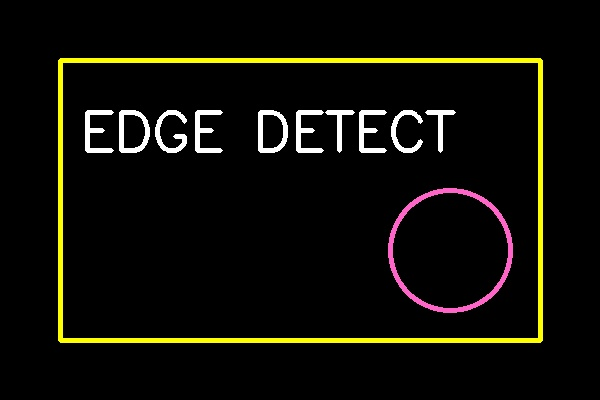
#> input picture sample_inputs/input_exp03.jpg, 600 x 400 px
$ python Exp03_Canny_Outline_Edge_Detection.py
#> lines starting #> are read from the running program, lines starting #| are printed output that depends on the picture; after the words box and inside, x2 and y2 are one past the last pixel; in counts of white or black regions, pixels touching at a corner belong together
import cv2
import os

# Experiment 3: Canny Edge Detection
image_path = os.path.join(os.path.dirname(__file__), "..", "sample_inputs", "input_exp03.jpg")
image = cv2.imread(image_path)
#> image is the input picture: shape (400, 600, 3); mean B, G, R 7.7, 13.9, 15.1
if image is None:
    image = cv2.imread("input_exp03.jpg")

gray_image = cv2.cvtColor(image, cv2.COLOR_BGR2GRAY)
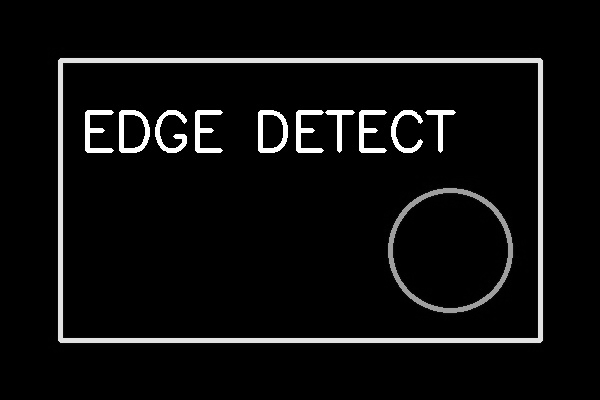
#> gray_image: shape (400, 600); min 0, max 255, mean 13.6
edges = cv2.Canny(gray_image, 100, 200)
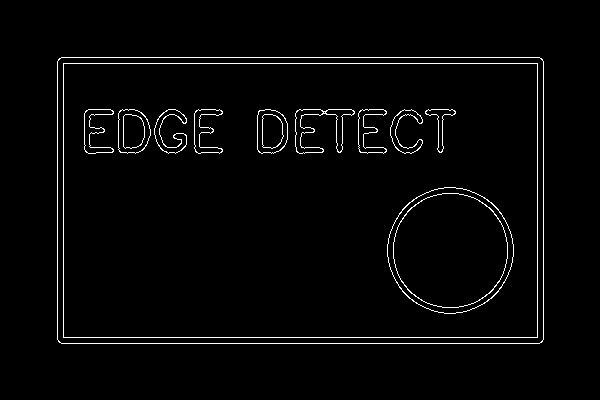
#> edges: shape (400, 600); 2.4% white in thin lines or dots, all inside (x1, y1, x2, y2) = (57, 57, 544, 344)

cv2.imshow("Original Image", image)
cv2.imshow("Edge Detected Image", edges)

out_path = os.path.join(os.path.dirname(__file__), "..", "output_screenshots", "exp03_output.png")
edges_bgr = cv2.cvtColor(edges, cv2.COLOR_GRAY2BGR)
combined = cv2.hconcat([image, edges_bgr])
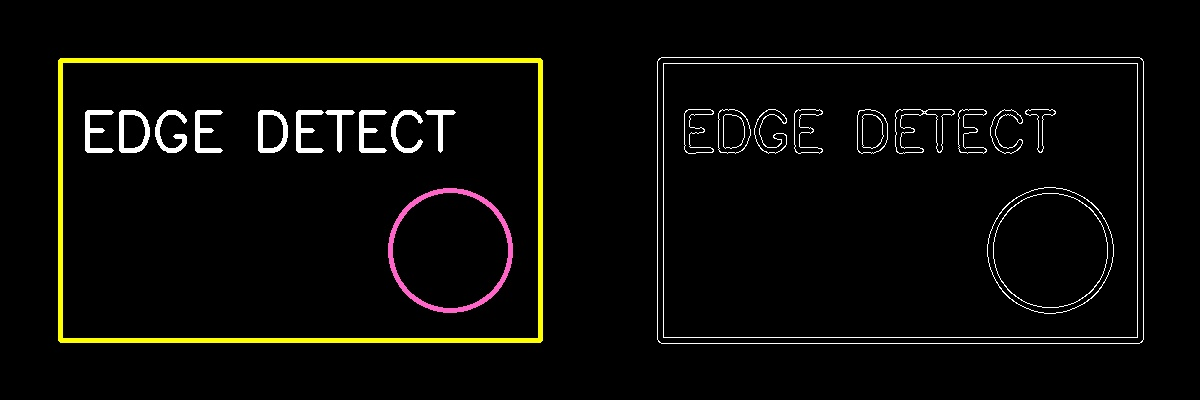
#> combined: shape (400, 1200, 3); mean B, G, R 6.9, 10, 10.6
cv2.imwrite(out_path, combined)
print(f"Exp 03 output saved to {out_path}")

cv2.waitKey(500)
cv2.destroyAllWindows()
